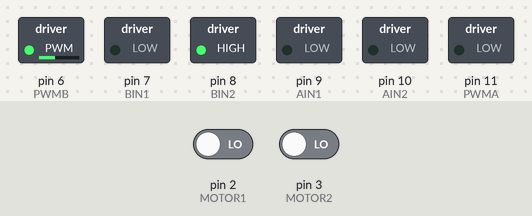
Recording of a sketch running on a simulated Arduino Uno, built with avr-gcc and run on an emulated ATmega328P. On the bench: switched loads named in the sketch (green lamp = pin HIGH). Inputs (shaded band) come from the test bench; at power-on: pin 2 (MOTOR1) LOW, pin 3 (MOTOR2) LOW. What the sketch prints to the serial monitor is not drawn.

Above: at 0.1 s.
Timing chart, 0 to 1.6 s (numbered marks = the images above):
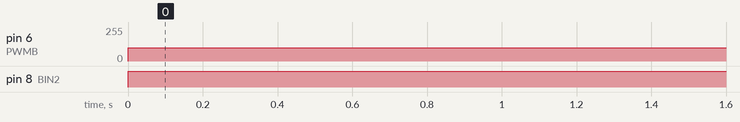

Measured:
- by itself, pin 6 (PWMB): 0/255 → 100/255 at 0.00 s
- by itself, pin 8 (BIN2): LOW → HIGH at 0.00 s

The sketch:

encoder_test_w_motors.ino
```cpp
/*
	Optical Sensor Two Motor Demonstration
	DualMotorSpeedDemo.ino
	Demonstrates use of Hardware Interrupts
	to measure speed from two motors

	DroneBot Workshop 2017
	http://dronebotworkshop.com
*/

// Include the TimerOne Library from Paul Stoffregen
#include "TimerOne.h"

//Motor A
int PWMA = 11; //for speed control
int AIN1 = 9; //Direction
int AIN2 = 10; //Direction
//Motor B
int PWMB = 6; //for speed control
int BIN1 = 7; //Direction
int BIN2 = 8; //Direction

// Constants for Interrupt Pins
// Change values if not using Arduino Uno

const byte MOTOR1 = 2;  // Motor 1 Interrupt Pin - INT 0
const byte MOTOR2 = 3;  // Motor 2 Interrupt Pin - INT 1

// Integers for pulse counters
unsigned int counter1 = 0;
unsigned int counter2 = 0;

// Float for number of slots in encoder disk
float diskslots = 20;  // Change to match value of encoder disk

// Interrupt Service Routines

// Motor 1 pulse count ISR
void ISR_count1()
{
  counter1++;  // increment Motor 1 counter value
}

// Motor 2 pulse count ISR
void ISR_count2()
{
  counter2++;  // increment Motor 2 counter value
}

// TimerOne ISR
void ISR_timerone()
{
  Timer1.detachInterrupt();  // Stop the timer
  Serial.print("Motor Speed 1: ");
  float rotation1 = (counter1 / diskslots) * 60.00;  // calculate RPM for Motor 1
  Serial.print(rotation1);
  Serial.print(" RPM - ");
  counter1 = 0;  //  reset counter to zero
  Serial.print("Motor Speed 2: ");
  float rotation2 = (counter2 / diskslots) * 60.00;  // calculate RPM for Motor 2
  Serial.print(rotation2);
  Serial.println(" RPM");
  counter2 = 0;  //  reset counter to zero
  Timer1.attachInterrupt( ISR_timerone );  // Enable the timer
}

void move(int motor, int speed, int direction)
{
    boolean inPin1=HIGH,inPin2=LOW;
    if(direction == 1){inPin1 = HIGH;inPin2 = LOW;}
    if(direction == 0){inPin1 = LOW; inPin2 = HIGH;}
    if(motor == 0)
    {   digitalWrite(AIN1, inPin1);digitalWrite(AIN2, inPin2);analogWrite(PWMA, speed);
    }
    if(motor == 1)
    {   digitalWrite(BIN1, inPin1);digitalWrite(BIN2, inPin2);analogWrite(PWMB, speed);
    }
}

void setup()
{
  Serial.begin(9600);

  pinMode(PWMA, OUTPUT);pinMode(AIN1, OUTPUT);pinMode(AIN2, OUTPUT);
  pinMode(PWMB, OUTPUT);pinMode(BIN1, OUTPUT);pinMode(BIN2, OUTPUT);

  Timer1.initialize(1000000); // set timer for 1sec
  attachInterrupt(digitalPinToInterrupt (MOTOR1), ISR_count1, RISING);  // Increase counter 1 when speed sensor pin goes High
  attachInterrupt(digitalPinToInterrupt (MOTOR2), ISR_count2, RISING);  // Increase counter 2 when speed sensor pin goes High
  Timer1.attachInterrupt( ISR_timerone ); // Enable the timer
}

void loop()
{
  move(1, 100, 0);
}
```
